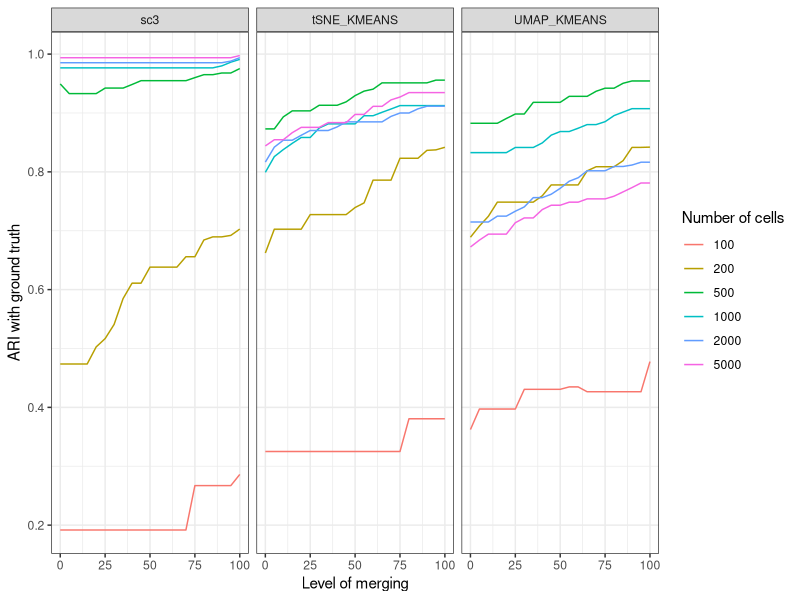
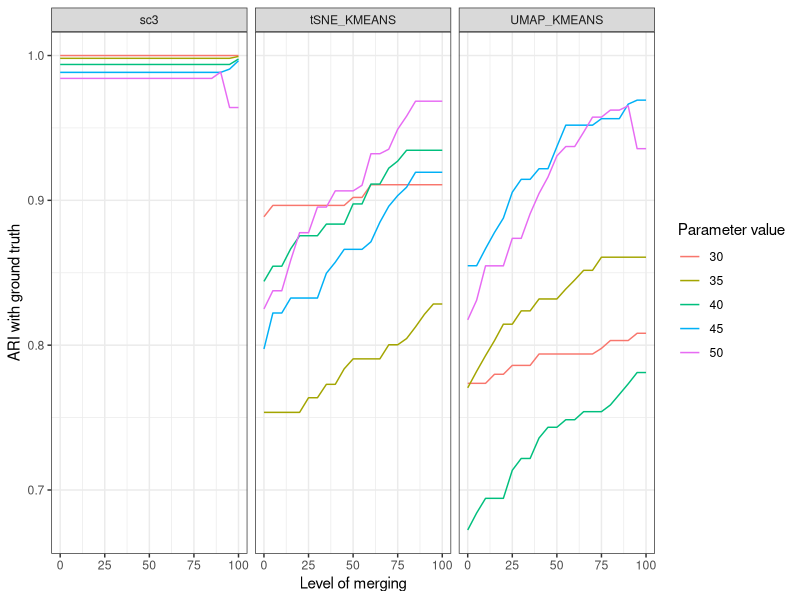

Here is the R script that generated these plots, in order: (Note: this script raises an error after producing the figures.)
## ---- chunk 1
library(knitr)
opts_chunk$set(
  fig.pos = "!h", out.extra = "", warning = F, message = F,
  fig.align = "center", echo = F
)
libs <- c("here", "dplyr", "ggplot2", "tidyr", "stringr", "readr", "cowplot",
          "mclust", "RColorBrewer", "purrr", "Dune", "pracma", "purrr",
          "DailyHRB", "patchwork")
suppressMessages(
  suppressWarnings(sapply(libs, require, character.only = TRUE))
)
rm(libs)
## ---- chunk 2
df <- read.csv(here("Simulations", "Data", "Sizes.csv")) %>%
  select(-X, -Name) %>% 
  mutate(nCells = factor(nCells, levels = c(100, 200, 500, 1000, 2000, 5000)))
ggplot(df, aes(y = Value, x = level, col = nCells)) +
    geom_line() +
  facet_wrap(~clustering) +
  theme_bw() +
  labs(col = "Number of cells", y ="ARI with ground truth", x = "Level of merging")
## ---- chunk 3
df <- read.csv(here("Simulations", "Data", "Param.csv")) %>%
  select(-X, -Name) %>% 
  mutate(param = factor(param, levels = as.character(seq(30, 50, 5))))
ggplot(df, aes(y = Value, x = level, col = param)) +
    geom_line() +
  facet_wrap(~clustering) +
  theme_bw() +
  labs(col = "Parameter value", y ="ARI with ground truth", x = "Level of merging")
## ---- chunk 4
df <- read.csv(here("Simulations", "Data", "Ns.csv")) %>%
  select(-X, -Name) %>% 
  filter(clustering %in% c("sc3_40", "tSNE_KMEANS_40", "UMAP_KMEANS_40"))
  mutate(ns = factor(ns))
ggplot(df, aes(y = Value, x = level, col = ns)) +
    geom_line() +
  facet_wrap(~clustering) +
  # scale_x_log10() +
  theme_bw() +
  labs(col = "Number of methods used as input", y ="ARI with ground truth", x = "Level of merging")
